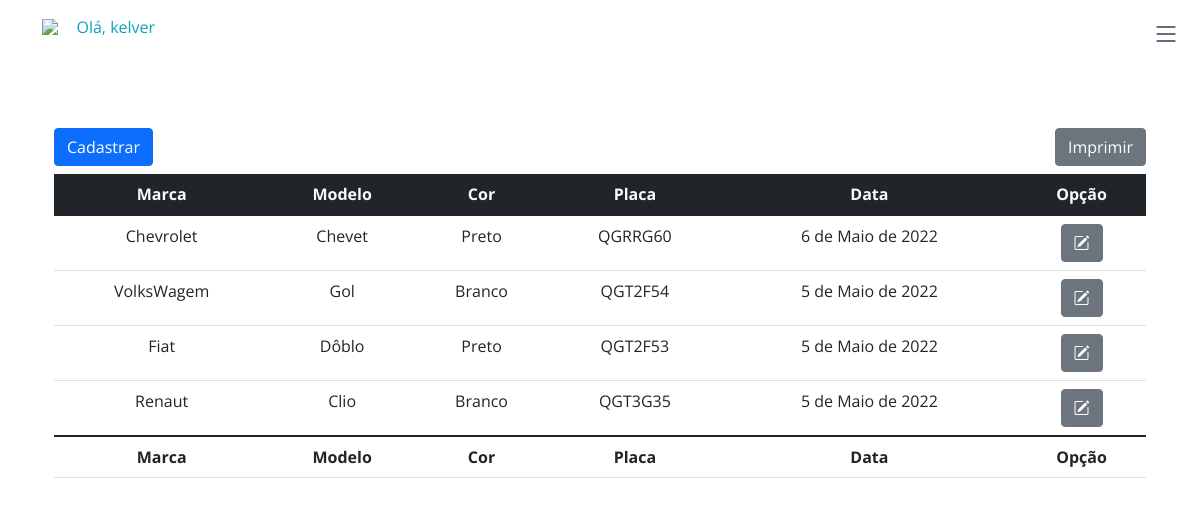
/veiculos/ (signed in), run on an earlier commit of the app's database.
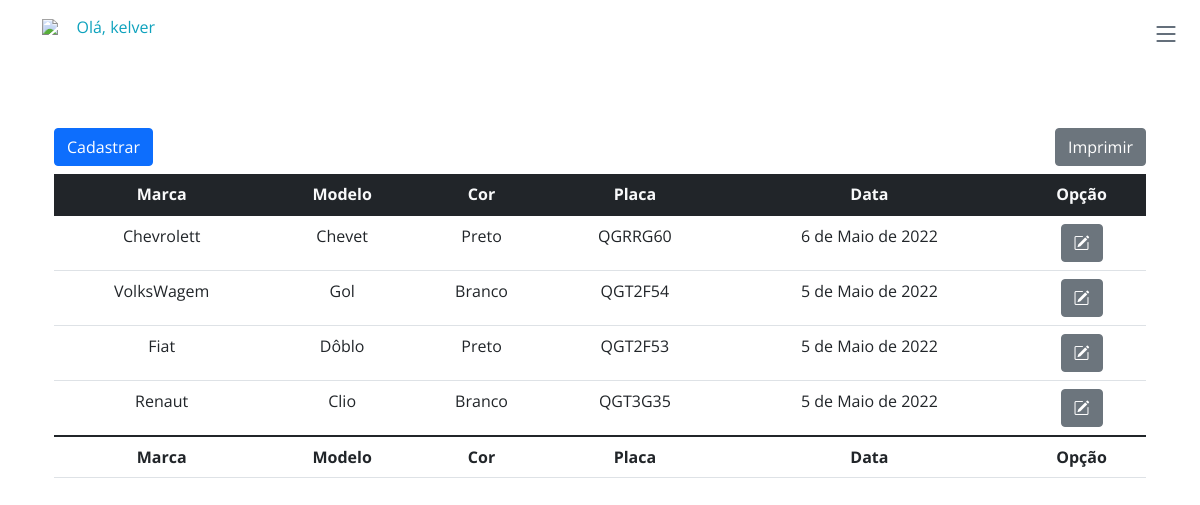
And on a later commit of the database.
### core/models.py (models this page shows, shortened)
class Vehicle(models.Model):
    brand = models.CharField('Marca', max_length=30, blank=False)
    vehicle = models.CharField('Modelo', max_length=40, blank=False)
    color = models.CharField('Cor', max_length=20, blank=False)
    plate = models.CharField('Placa', max_length=10, blank=False)
    date_create = models.DateField('Data de Cadastro', blank=False)
    class Meta:
        verbose_name = 'Veículo'
        verbose_name_plural = 'Veículos'
        ordering = ['-date_create']

### core/views.py (the view, shortened to what this page needs)
# urls.py: path('veiculos/', views.cadastro_veiculo, name='cadastro_veiculo'),
@login_required(login_url='login')
def cadastro_veiculo(request):
    form = VehicleForm(request.POST or None)
    veiculos = Vehicle.objects.all()
    form = VehicleForm()
    return render(request, 'veiculo.html', {'veiculos': veiculos, 'form': form})

### core/templates/veiculo.html (shortened to what this page needs)
{% extends 'index.html' %}
{% load widget_tweaks %}
{% block content %}
<br><br><br><br><br>
<div class="container d-flex flex-column align-items-lg-start" id="fechar">
  <div class="container pt-2">
    <div class="row gy-4 gx-lg-4">
    </div>
  </div>
</div>
<div class="container d-flex flex-column align-items-lg-start">
  <div class="container">
    <button type="button" class="btn btn-primary" data-toggle="modal" data-target="#exampleModal" id="idveiculo">Cadastrar</button>
    <a href="{% url 'export_excel_veiculo' %}"><button type="button" class="btn btn-secondary float-end">Imprimir</button></a>
  </div>
</div>
<div class="container d-flex flex-column align-items-lg-start">
  <div class="container pt-2">
    <table class="table table-hover" id="tabela">
      <thead class="bg-dark text-light text-center">
        <tr>
          <th scope="col">Marca</th>
          <th scope="col">Modelo</th>
          <th scope="col">Cor</th>
          <th scope="col">Placa</th>
          <th scope="col">Data</th>
          <th scope="col">Opção</th>
        </tr>
      </thead>
      <tbody class="text-center">
        {% for veiculo in veiculos %}
        <tr>
          <td>{{ veiculo.brand }}</td>
          <td>{{ veiculo.vehicle }}</td>
          <td>{{ veiculo.color }}</td>
          <td>{{ veiculo.plate }}</td>
          <td>{{ veiculo.date_create }}</td>
          <td>
            <a href="{% url 'update_vehicle' veiculo.id %}"><button class="btn btn-secondary bi bi-pencil-square" data-target="#exampleModal" data-toggle="modal"></button></a>
          </td>
        </tr>
        {% endfor %}
      </tbody>
      <tfoot class=" text-dark text-center">
        <tr>
          <th>Marca</th>
          <th>Modelo</th>
          <th>Cor</th>
          <th>Placa</th>
          <th>Data</th>
          <th>Opção</th>
        </tr>
        </tfoot>
    </table>
  </div>
</div>
<br><br>
{% endblock %}

What changed in the data, as far as the page shows it:
changed Vehicle "Chevet": brand "Chevrolet" → "Chevrolett"
